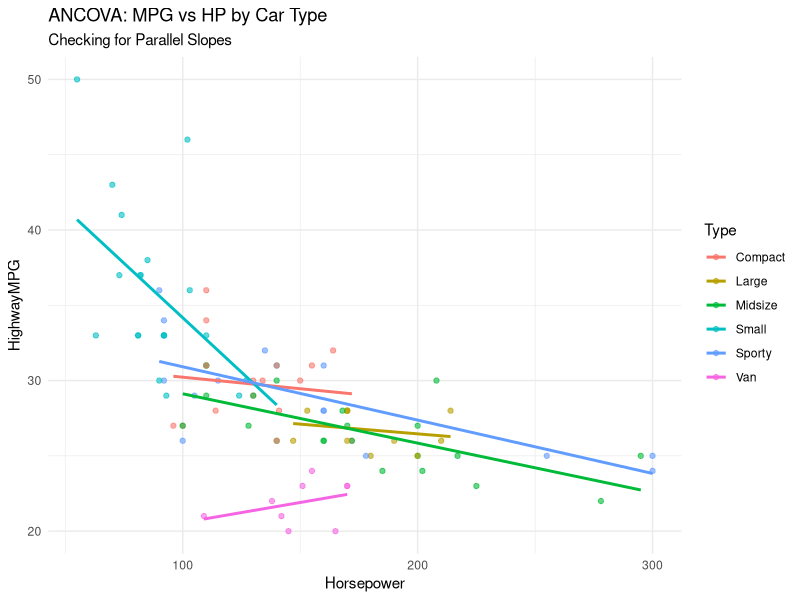

Source code (R):
# ==============================================================================
# SCRIPT: ANCOVA
# RQ5: ANCOVA - Type effect on MPG controlling for Horsepower
# ==============================================================================

# Load necessary libraries
library(ggplot2)

# Load data
cars_data <- read.csv("cleaned_93Cars.csv", stringsAsFactors = TRUE)

# *Re-apply Factor Order for Cylinders* (CSV does not store factor order metadata)
cars_data$NumberOfCylinders <- factor(cars_data$NumberOfCylinders, 
                                      levels = c("3", "4", "5", "6", "8", "rotary"))

# *Re-apply Factor Order for AirBags (Ordinal Variable)*
# Hierarchy: none < driver only < driver & passenger
cars_data$AirBags <- factor(cars_data$AirBags, 
                            levels = c("none", "driver only", "driver & passenger"), 
                            ordered = TRUE)


# ------------------------------------------------------------------------------
# RQ5: ANCOVA (HighwayMPG ~ Type + Horsepower)
# ------------------------------------------------------------------------------
print(">>> RQ5: ANCOVA (Type & Horsepower on HighwayMPG) <<<")

# --- 1. VISUALIZATION (Slopes by Group) ---
# We check if the lines for each Type look roughly parallel.
p5 <- ggplot(cars_data, aes(x = Horsepower, y = HighwayMPG, color = Type)) +
  geom_point(alpha = 0.6) +
  geom_smooth(method = "lm", se = FALSE) + # Add linear lines for each group
  labs(title = "ANCOVA: MPG vs HP by Car Type",
       subtitle = "Checking for Parallel Slopes") +
  theme_minimal()
print(p5)

# --- 2. CHECK FOR INTERACTION (Homogeneity of Slopes) ---
# H0: Slopes are equal (No interaction).
# H1: Slopes are different (Interaction exists).
# We fit a model WITH interaction (*) first.
interaction_model <- aov(HighwayMPG ~ Horsepower * Type, data = cars_data)
print("--- Interaction Test (Slopes) ---")
print(summary(interaction_model))

# --- 3. RUN ANCOVA (Main Effects) ---
# If the interaction p-value > 0.05, we drop the interaction term (+)
# and test the main effects.
ancova_model <- aov(HighwayMPG ~ Horsepower + Type, data = cars_data)

print("--- ANCOVA Table (Main Effects) ---")
# We look at Type p-value to see if it matters after controlling for HP.
print(summary(ancova_model))
